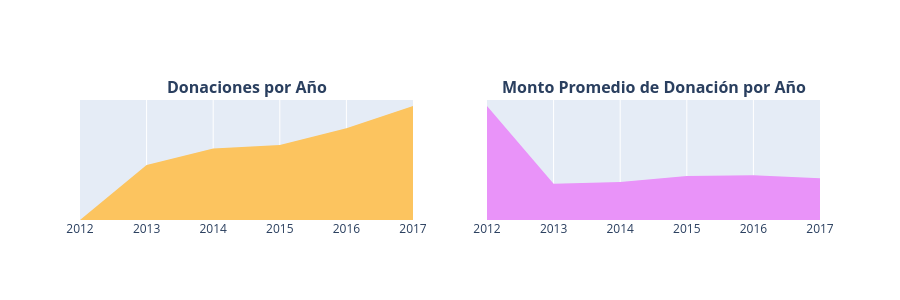

The notebook cell saved with this chart:
### Markdown cell above
**Donaciones anuales:**
* 3.4.1 Número de donaciones por año
* 3.4.2 Importe promedio de las donaciones por año

### Code cell
# Convertir la columna de fecha de recepción a formato de fecha (datetime)
donations_df['Donation Date'] = pd.to_datetime(donations_df['Donation Received Date'])

# Extraer el año de la donación
donations_df['Donation Year'] = donations_df['Donation Date'].dt.year

# Extraer el mes de la donación
donations_df['Donation Month'] = donations_df['Donation Date'].dt.month

# Extraer el día de la donación
donations_df['Donation Day'] = donations_df['Donation Date'].dt.day

# Extraer el día de la semana de la donación (0 = lunes, 6 = domingo)
donations_df['Donation Weekday'] = donations_df['Donation Date'].dt.weekday

# Extraer la hora de la donación
donations_df['Donation Hour'] = donations_df['Donation Date'].dt.hour

# Agrupar por año: contar total de donaciones y calcular el monto promedio
t1 = donations_df.groupby(['Donation Year']).agg({
    'Donation Month': 'count',
    'Donation Amount': 'mean'
}).reset_index().rename(columns={
    'Donation Month': 'Total Donations',
    'Donation Amount': 'Average Amount'
})

# Definir los ejes x e y para las gráficas
x = t1['Donation Year']
y1 = t1['Total Donations']
y2 = t1['Average Amount']

# Crear la primera gráfica: Donaciones totales por año
trace1 = go.Scatter(x=x[:-1], y=y1[:-1], fill='tozeroy', fillcolor='#fcc45f', mode='none')

# Crear la segunda gráfica: Monto promedio de donación por año
trace2 = go.Scatter(x=x[:-1], y=y2[:-1], fill='tozeroy', fillcolor="#e993f9", mode='none')

# Crear la figura con 2 subgráficas (una fila, dos columnas)
fig = tools.make_subplots(
    rows=1, cols=2, print_grid=False,
    subplot_titles=["<b>Donaciones por Año</b>", "<b>Monto Promedio de Donación por Año</b>"]
)

# Agregar cada gráfica a su posición correspondiente
fig.append_trace(trace1, 1, 1)
fig.append_trace(trace2, 1, 2)

# Configurar el diseño general de la figura (ocultar ejes y leyenda)
fig['layout'].update(
    height=300, showlegend=False,
    yaxis=dict(
        autorange=True,
        showgrid=False,
        zeroline=False,
        showline=False,
        ticks='',
        showticklabels=False
    ),
    yaxis2=dict(
        autorange=True,
        showgrid=False,
        zeroline=False,
        showline=False,
        ticks='',
        showticklabels=False
    )
)

# Mostrar la figura
iplot(fig)

### Figure 1 — Plotly figure (JSON) as saved in the notebook; plotly's stock layout.template omitted (floating-point values rounded to 4 significant figures)
{"data": [{"fill": "tozeroy", "fillcolor": "#fcc45f", "mode": "none", "type": "scatter", "x": [2012, 2013, 2014, 2015, 2016, 2017], "xaxis": "x", "y": [149, 573983, 746608, 783362, 957265, 1190542], "yaxis": "y"}, {"fill": "tozeroy", "fillcolor": "#e993f9", "mode": "none", "type": "scatter", "x": [2012, 2013, 2014, 2015, 2016, 2017], "xaxis": "x2", "y": [166.7, 53.01, 55.53, 64.45, 65.45, 61.21], "yaxis": "y2"}], "layout": {"annotations": [{"font": {"size": 16}, "showarrow": false, "text": "<b>Donaciones por Año</b>", "x": 0.225, "xanchor": "center", "xref": "paper", "y": 1, "yanchor": "bottom", "yref": "paper"}, {"font": {"size": 16}, "showarrow": false, "text": "<b>Monto Promedio de Donación por Año</b>", "x": 0.775, "xanchor": "center", "xref": "paper", "y": 1, "yanchor": "bottom", "yref": "paper"}], "height": 300, "showlegend": false, "xaxis": {"anchor": "y", "domain": [0, 0.45]}, "xaxis2": {"anchor": "y2", "domain": [0.55, 1]}, "yaxis": {"anchor": "x", "autorange": true, "domain": [0, 1], "showgrid": false, "showline": false, "showticklabels": false, "ticks": "", "zeroline": false}, "yaxis2": {"anchor": "x2", "autorange": true, "domain": [0, 1], "showgrid": false, "showline": false, "showticklabels": false, "ticks": "", "zeroline": false}}}
